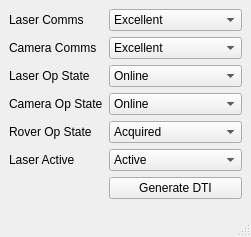
<?xml version="1.0" encoding="UTF-8"?>
<ui version="4.0">
 <class>TestPanel</class>
 <widget class="QMainWindow" name="TestPanel">
  <property name="geometry">
   <rect>
    <x>0</x>
    <y>0</y>
    <width>251</width>
    <height>237</height>
   </rect>
  </property>
  <property name="windowTitle">
   <string>MainWindow</string>
  </property>
  <widget class="QWidget" name="centralwidget">
   <layout class="QFormLayout" name="formLayout">
    <item row="0" column="0">
     <widget class="QLabel" name="label">
      <property name="text">
       <string>Laser Comms</string>
      </property>
     </widget>
    </item>
    <item row="0" column="1">
     <widget class="QComboBox" name="laserCommState">
      <item>
       <property name="text">
        <string>Excellent</string>
       </property>
      </item>
      <item>
       <property name="text">
        <string>Good</string>
       </property>
      </item>
      <item>
       <property name="text">
        <string>Poor</string>
       </property>
      </item>
      <item>
       <property name="text">
        <string>Offline</string>
       </property>
      </item>
     </widget>
    </item>
    <item row="1" column="0">
     <widget class="QLabel" name="label_2">
      <property name="text">
       <string>Camera Comms</string>
      </property>
     </widget>
    </item>
    <item row="1" column="1">
     <widget class="QComboBox" name="cameraCommsState">
      <item>
       <property name="text">
        <string>Excellent</string>
       </property>
      </item>
      <item>
       <property name="text">
        <string>Good</string>
       </property>
      </item>
      <item>
       <property name="text">
        <string>Poor</string>
       </property>
      </item>
      <item>
       <property name="text">
        <string>Offline</string>
       </property>
      </item>
     </widget>
    </item>
    <item row="2" column="0">
     <widget class="QLabel" name="label_3">
      <property name="text">
       <string>Laser Op State</string>
      </property>
     </widget>
    </item>
    <item row="2" column="1">
     <widget class="QComboBox" name="laserOpState">
      <item>
       <property name="text">
        <string>Online</string>
       </property>
      </item>
      <item>
       <property name="text">
        <string>Offline</string>
       </property>
      </item>
     </widget>
    </item>
    <item row="3" column="0">
     <widget class="QLabel" name="label_4">
      <property name="text">
       <string>Camera Op State</string>
      </property>
     </widget>
    </item>
    <item row="3" column="1">
     <widget class="QComboBox" name="cameraOpState">
      <item>
       <property name="text">
        <string>Online</string>
       </property>
      </item>
      <item>
       <property name="text">
        <string>Offline</string>
       </property>
      </item>
     </widget>
    </item>
    <item row="4" column="0">
     <widget class="QLabel" name="label_5">
      <property name="text">
       <string>Rover Op State</string>
      </property>
     </widget>
    </item>
    <item row="4" column="1">
     <widget class="QComboBox" name="roverOpState">
      <item>
       <property name="text">
        <string>Acquired</string>
       </property>
      </item>
      <item>
       <property name="text">
        <string>Not Acquired</string>
       </property>
      </item>
     </widget>
    </item>
    <item row="5" column="0">
     <widget class="QLabel" name="label_6">
      <property name="text">
       <string>Laser Active</string>
      </property>
     </widget>
    </item>
    <item row="5" column="1">
     <widget class="QComboBox" name="laserActiveState">
      <item>
       <property name="text">
        <string>Active</string>
       </property>
      </item>
      <item>
       <property name="text">
        <string>Not Active</string>
       </property>
      </item>
     </widget>
    </item>
    <item row="6" column="1">
     <widget class="QPushButton" name="cmdGenDTI">
      <property name="text">
       <string>Generate DTI</string>
      </property>
     </widget>
    </item>
   </layout>
  </widget>
  <widget class="QStatusBar" name="statusbar"/>
  <widget class="QMenuBar" name="menubar">
   <property name="geometry">
    <rect>
     <x>0</x>
     <y>0</y>
     <width>251</width>
     <height>21</height>
    </rect>
   </property>
  </widget>
 </widget>
 <resources/>
 <connections/>
</ui>
